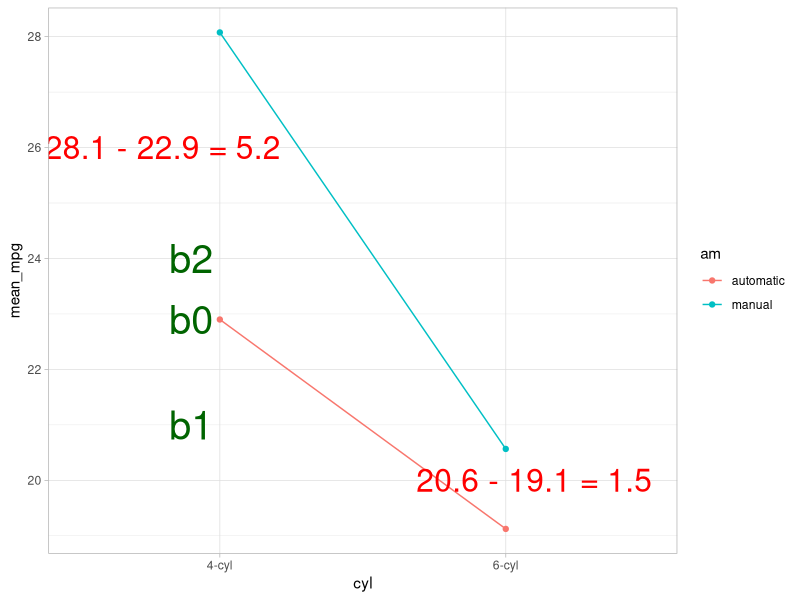
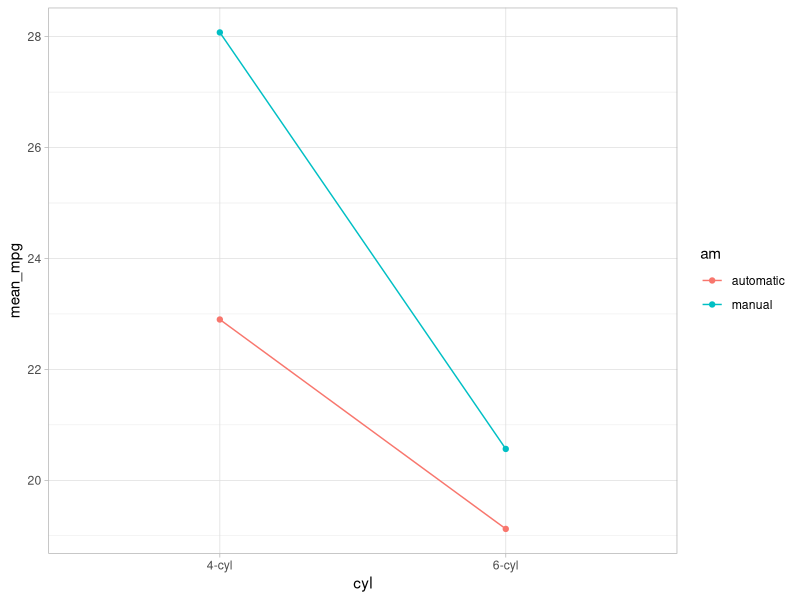

Reproduce these figures in R, in order.
## ---- chunk 1
library(tidyverse)
library(emmeans)

small_cars <- mtcars %>% 
  filter(cyl != 8) %>% 
  mutate(cyl = recode(cyl,
                      '4' = '0',
                      '6' = '1')) %>% 
  select(mpg, cyl, am)

## ---- chunk 2
small_cars
## ---- chunk 3
summary(lm(mpg ~ as.factor(cyl)*as.factor(am),
           data = small_cars))
## ---- chunk 4
small_cars %>%
  mutate(cyl = as.factor(cyl),
         am = as.factor(am),
         cyl = recode(cyl, '0' = '4-cyl',
                      '1' = '6-cyl'),
         am = recode(am, '0' = 'automatic',
                     '1' = 'manual')) %>% 
  group_by(cyl, am) %>% 
  summarize(mean_mpg = mean(mpg),
            sd_mpg = sd(mpg)) %>% 
  ungroup() %>% 
  drop_na(cyl, am, mean_mpg, sd_mpg) %>% 
  ggplot(aes(cyl, mean_mpg, group = am)) + 
  geom_point(aes(color = am)) + 
  geom_line(aes(color = am)) +
  annotate(geom = 'text',
           label = 'b0',
           x = .9,
           y = 22.9,
           color = 'darkgreen',
           size = 10) + 
  annotate(geom = 'text',
           label = 'b1',
           x = .9,
           y = 21,
           color = 'darkgreen',
           size = 10) + 
  annotate(geom = 'text',
           label = 'b2',
           x = .9,
           y = 24,
           color = 'darkgreen',
           size = 10) + 
  annotate(geom = 'text',
           label = '28.1 - 22.9 = 5.2',
           x = .8,
           y = 26,
           color = 'red',
           size = 8) + 
  annotate(geom = 'text',
           label = '20.6 - 19.1 = 1.5',
           x = 2.1,
           y = 20,
           color = 'red',
           size = 8) + 
  theme_light()
## ---- chunk 5
aov_model <- aov(mpg ~ as.factor(cyl)*as.factor(am),
                 data = small_cars)
summary(aov_model)

small_cars %>%
  group_by(cyl, am) %>% 
  summarize(mean_mpg = mean(mpg),
            sd_mpg = sd(mpg)) %>% 
  ungroup()
## ---- chunk 6
small_cars %>%
  mutate(cyl = as.factor(cyl),
         am = as.factor(am),
         cyl = recode(cyl, '0' = '4-cyl',
                      '1' = '6-cyl'),
         am = recode(am, '0' = 'automatic',
                     '1' = 'manual')) %>% 
  group_by(cyl, am) %>% 
  summarize(mean_mpg = mean(mpg),
            sd_mpg = sd(mpg)) %>% 
  ungroup() %>% 
  drop_na(cyl, am, mean_mpg, sd_mpg) %>% 
  ggplot(aes(cyl, mean_mpg, group = am)) + 
  geom_point(aes(color = am)) + 
  geom_line(aes(color = am)) +
  theme_light()
## ---- chunk 7
summary(aov_model)
